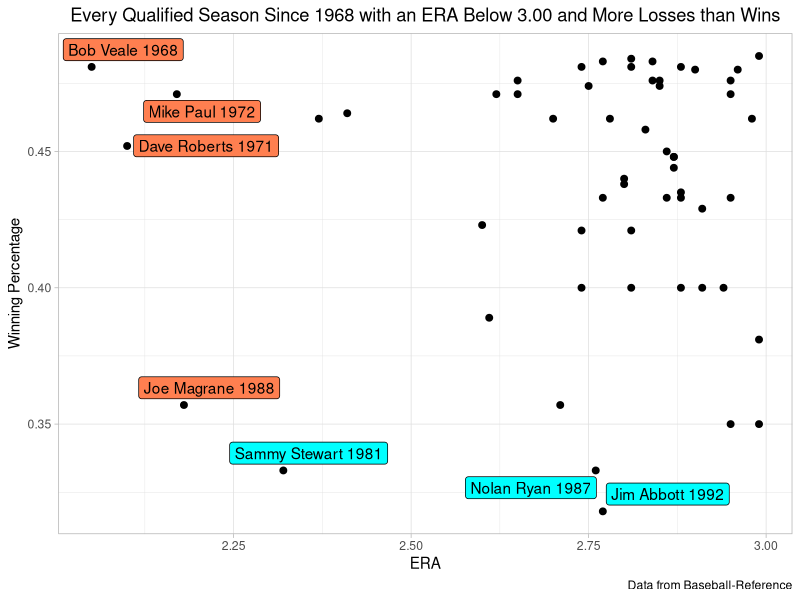
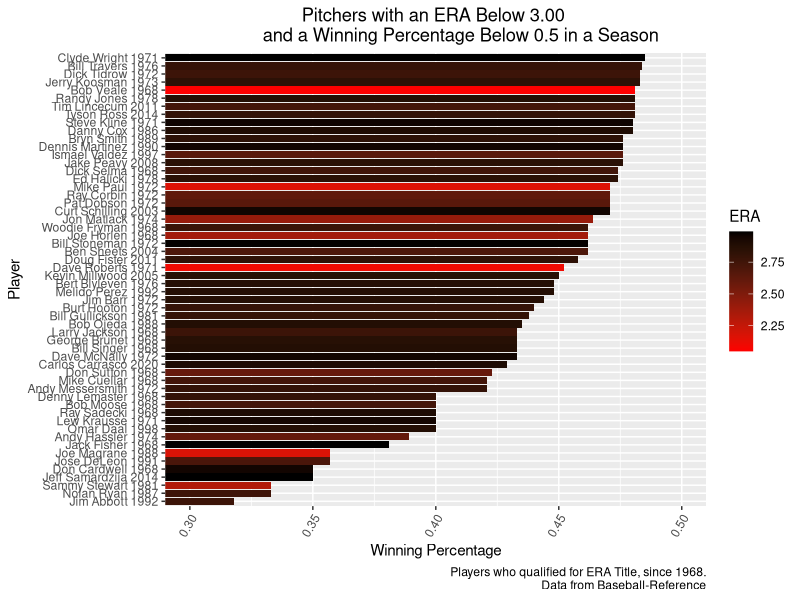

Reproduce these figures in R, in order.
## ---- chunk 1
knitr::opts_chunk$set(echo = TRUE)
library(dplyr)
library(tidyr)
library(knitr)
library(readr)
library(ggplot2)
library(ggrepel)
library(stringr)

pitchers <- read_csv("pitcher-data.csv")

pitchers <- pitchers %>%
  select(-Pit, -Str) %>%
  drop_na()

pitchers <- pitchers %>%
  mutate(Year_ch = as.character(pitchers$Year))
         
for (i in pitchers$Rk){
  name <- str_split(pitchers[i,2], "-")[[1]]
  
  pitchers[i,2] <- str_c(name[1],pitchers[i,48], sep = " ")
}

pitchers <- pitchers %>%
  mutate(Player.f = as.factor(pitchers$Player))

pitchers$Player.f <- factor(pitchers$Player.f, levels = pitchers$Player.f[order(pitchers$`W-L%`)])

theme_set(theme_bw())
## ---- chunk 2
theme_set(theme_light())
pitchers %>%
  filter(`W-L%` < 0.5) %>%
  ggplot(aes(x = ERA, y = `W-L%`, label = Player)) + 
  geom_point(size = 2) +
  geom_label_repel(data = subset(pitchers, `W-L%` < 0.34), fill = 'cyan') +
  geom_label_repel(data = subset(pitchers, ERA < 2.25), fill = 'coral') +
  ylab("Winning Percentage") +
  ggtitle("Every Qualified Season Since 1968 with an ERA Below 3.00 and More Losses than Wins") +
  labs(caption = "Data from Baseball-Reference") +
  theme(plot.title = element_text(hjust = 0.5)) 

theme_set(theme_gray())
pitchers %>%
  filter(`W-L%` < 0.5) %>%
  ggplot(aes(x = Player.f,y = `W-L%`, fill = ERA)) +
  geom_col() + 
  theme(axis.text.x = element_text(angle = 60, hjust = 1)) +
  ylab("Winning Percentage") +
  xlab("Player") +
  ggtitle("Pitchers with an ERA Below 3.00 
          and a Winning Percentage Below 0.5 in a Season") +
  scale_fill_gradient(low = 'red', high = 'black') +
  coord_flip(ylim=c(0.3,0.5)) +
  labs(caption = "Players who qualified for ERA Title, since 1968.
       Data from Baseball-Reference") +
  theme(plot.title = element_text(hjust = 0.5)) 
